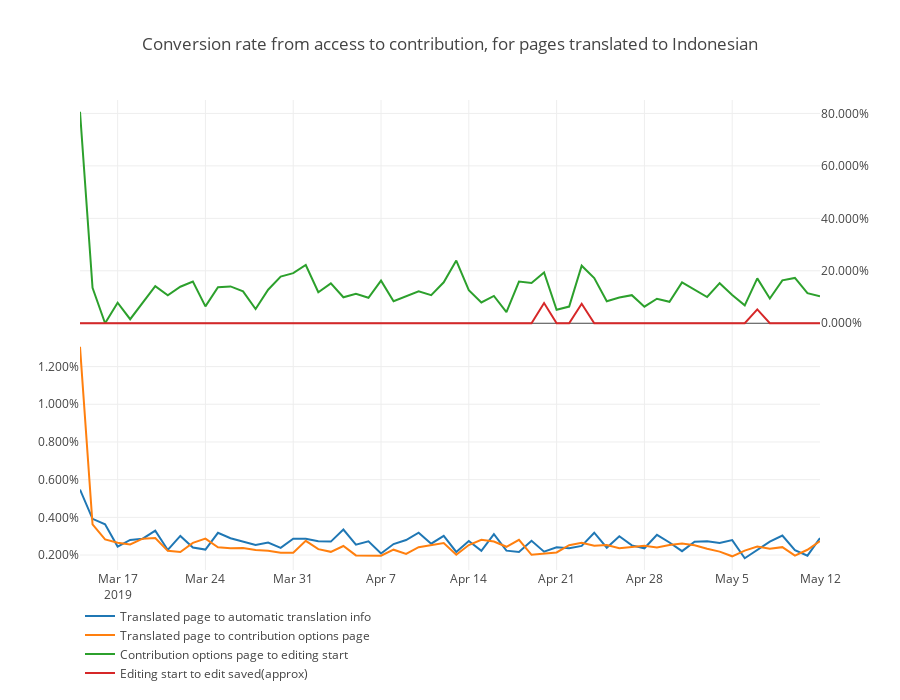

Notebook source saved alongside this figure:
### Code cell
data = [{'x': el_funnel_id.index,
    'y': el_funnel_id[col],
    'name': col
    }  for col in ['Translated page to automatic translation info', 'Translated page to contribution options page']]
data = data + [{'x': el_funnel_id.index,
    'y': el_funnel_id[col],
    'name': col,
    'xaxis': 'x2',
    'yaxis': 'y2'
    }  for col in ['Contribution options page to editing start', 'Editing start to edit saved(approx)']]
fig = {
    'data': data,
    'layout': {
        'height': 700,
        'xaxis': {'showticklabels': False},
        'yaxis': {'tickformat': ',.3%', 'domain': [0, 0.5]},
        'yaxis2': {'tickformat': ',.3%', 'domain': [0.5, 1], 'side': 'right'}, 
        'title': {'text': 'Conversion rate from access to contribution, for pages translated to Indonesian'},
        'legend': {'x': 0, 'y': -0.25},
        'hoverlabel': {'namelength' : -1}
    }
}
plotly.offline.iplot(fig)
